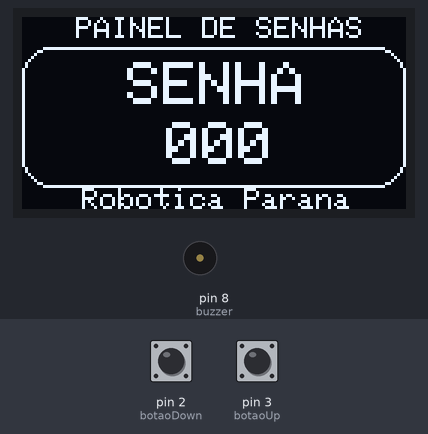
Bench run of a sketch on a simulated Arduino Uno, built with avr-gcc and run on an emulated ATmega328P. Shown: 128×64 one-colour display, buzzer (waves = sounding). The test bench sets the inputs (shaded band); at power-on: pin 3 (botaoUp) HIGH, pin 2 (botaoDown) HIGH.

Above: at 1.2 s.
1.3 s: pin 3 (botaoUp) pulled LOW for 0.15 s
At 2.5 s:
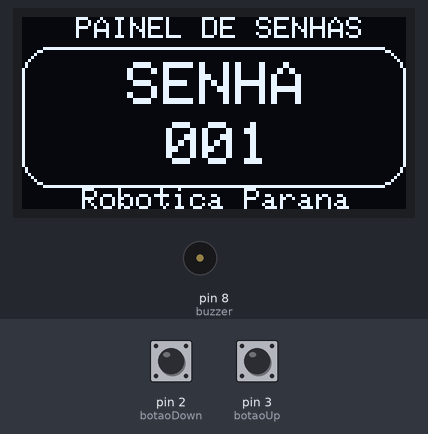
3.5 s: pin 2 (botaoDown) pulled LOW for 1 s
At 4.0 s:
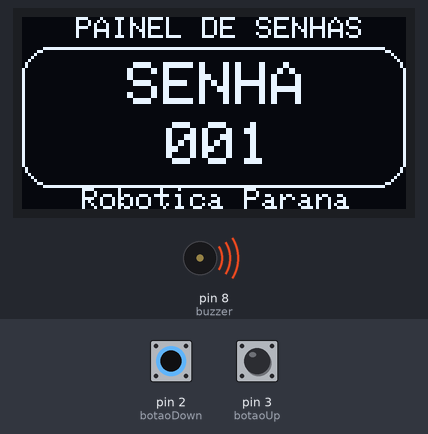
6.3 s: pin 3 (botaoUp) pulled LOW for 1 s
At 8.8 s:
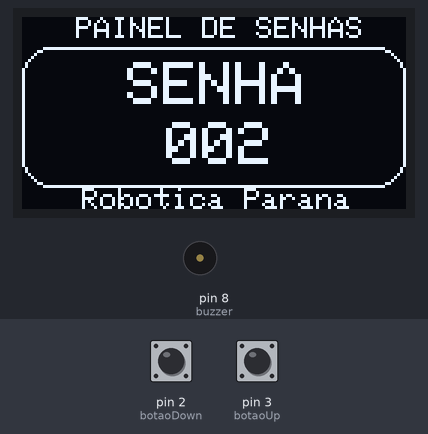
9.1 s: pin 2 (botaoDown) pulled LOW for 0.15 s
At 9.6 s:
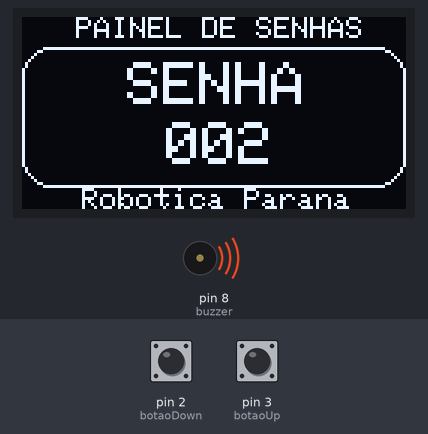
11.3 s: pin 2 (botaoDown) pulled LOW for 3.2 s
At 13.2 s:
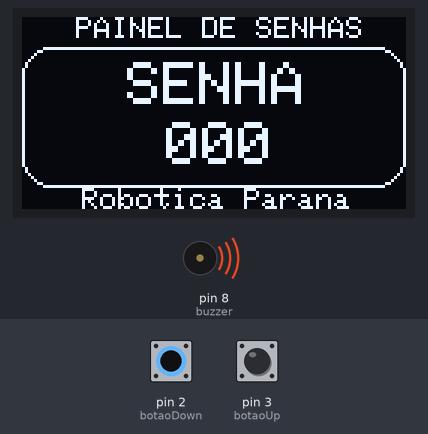
Timing chart, 0 to 16.2 s (numbered marks = the images above; inputs shaded):
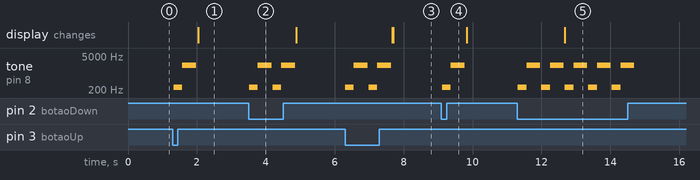

The sketch:

Codigo_PainelDeSenhas.ino
```cpp
/*****************************************************/
/* Aula - Painel de Senhas com display OLED        */
/*****************************************************/

// Inclusão das bibliotecas
#include <Adafruit_BusIO_Register.h>
#include <Adafruit_SSD1306.h>
#include <Adafruit_GFX.h>
#include <Wire.h>

// Cria o objeto do display OLED
Adafruit_SSD1306 display(128, 64, &Wire);

// Variável da senha
int senha = 0;

// Definição dos pinos
#define botaoUp 3
#define botaoDown 2
#define buzzer 8

void setup() {

  // Inicializa o display
  display.begin(SSD1306_SWITCHCAPVCC, 0x3C);

  // Configuração dos botões
  pinMode(botaoUp, INPUT_PULLUP);
  pinMode(botaoDown, INPUT_PULLUP);

  // Configuração do buzzer
  pinMode(buzzer, OUTPUT);

  // Cor do texto
  display.setTextColor(WHITE);

  // Limpa display
  display.clearDisplay();
}

void loop() {

  // Limpa display
  display.clearDisplay();

  // Título
  display.setCursor(18, 0);
  display.setTextSize(1);
  display.print("PAINEL DE SENHAS");

  // Moldura
  display.drawRoundRect(0, 10, 128, 47, 10, WHITE);

  // Texto inferior
  display.setCursor(20, 57);
  display.print("Robotica Parana");

  // Texto SENHA
  display.setCursor(35, 15);
  display.setTextSize(2);
  display.print("SENHA");

  // Número da senha
  display.setCursor(48, 35);

  if (senha < 10) {
    display.print("00");
    display.print(senha);
  }
  else if (senha < 100) {
    display.print("0");
    display.print(senha);
  }
  else {
    display.print(senha);
  }

  // Botão aumentar
  if (digitalRead(botaoUp) == LOW) {

    senha++;

    if (senha > 999) {
      senha = 999;
    }

    tone(buzzer, 262, 250);
    delay(250);

    tone(buzzer, 2093, 400);
    delay(400);
  }

  // Botão diminuir
  if (digitalRead(botaoDown) == LOW) {

    senha--;

    if (senha < 0) {
      senha = 0;
    }

    tone(buzzer, 262, 250);
    delay(250);

    tone(buzzer, 2093, 400);
    delay(400);
  }

  // Atualiza display
  display.display();
}
```

Measured:
- after the input at 1.3 s, tone on pin 8 (buzzer): silent → 262 Hz at once, → 2093 Hz 0.25 s later, → silent 0.40 s later; the display: changes after 0.74 s (image 1)
- after the input at 3.5 s, tone on pin 8 (buzzer): plays 262 Hz for 0.25 s, 2093 Hz for 0.40 s, 262 Hz for 0.25 s, 2093 Hz for 0.40 s, starting at once
- after the input at 6.3 s, tone on pin 8 (buzzer): plays 262 Hz for 0.25 s, 2093 Hz for 0.40 s, 262 Hz for 0.25 s, 2093 Hz for 0.40 s, starting at once; the display: first changes after 1.4 s (image 3 shows a later state)
- after the input at 9.1 s, tone on pin 8 (buzzer): silent → 262 Hz at once, → 2093 Hz 0.25 s later, → silent 0.40 s later
- after the input at 11.3 s, tone on pin 8 (buzzer): silent → 262 Hz at once, then repeats every 0.68 s: 2093 Hz 0.40 s, silent 0.03 s, 262 Hz 0.25 s, until it stays silent from 14.7 s; the display: changes after 1.4 s (image 5)
